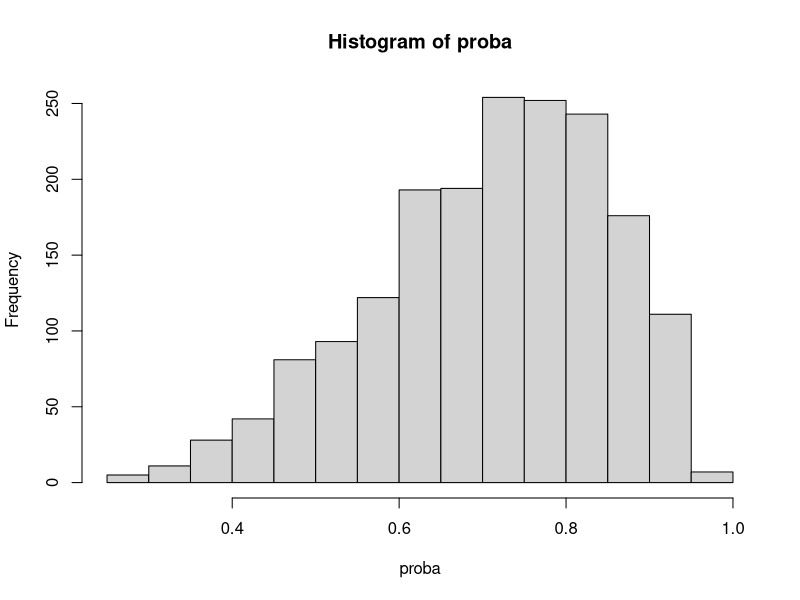
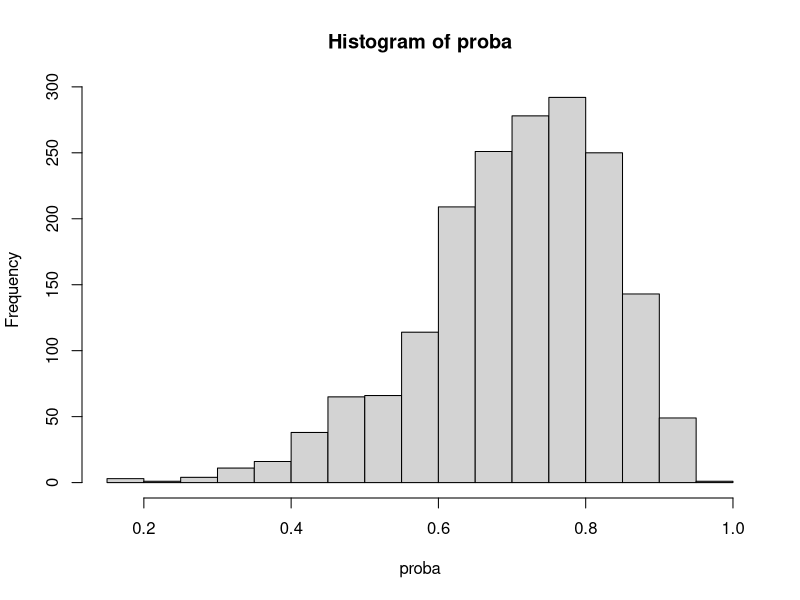
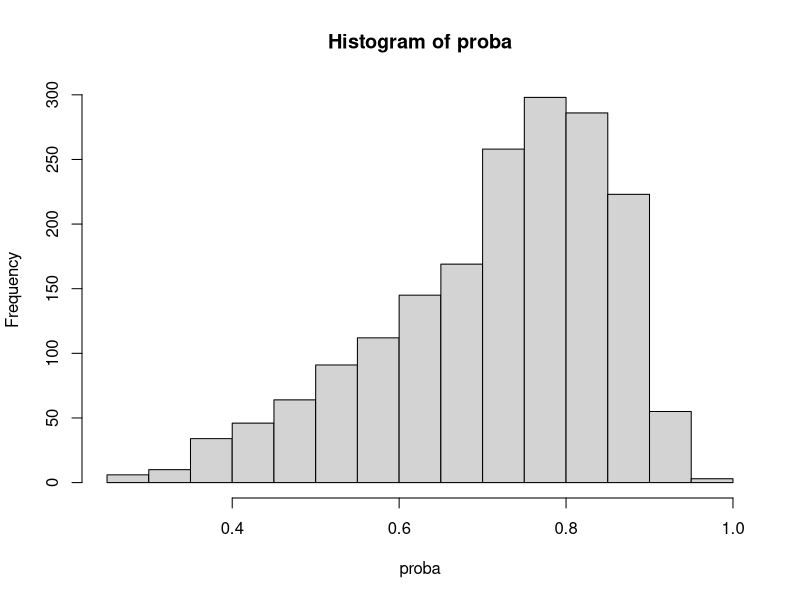
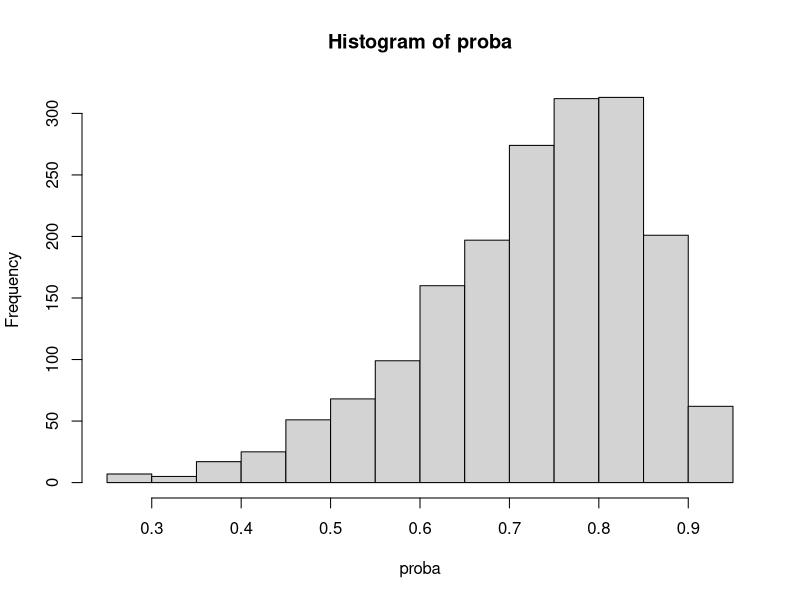
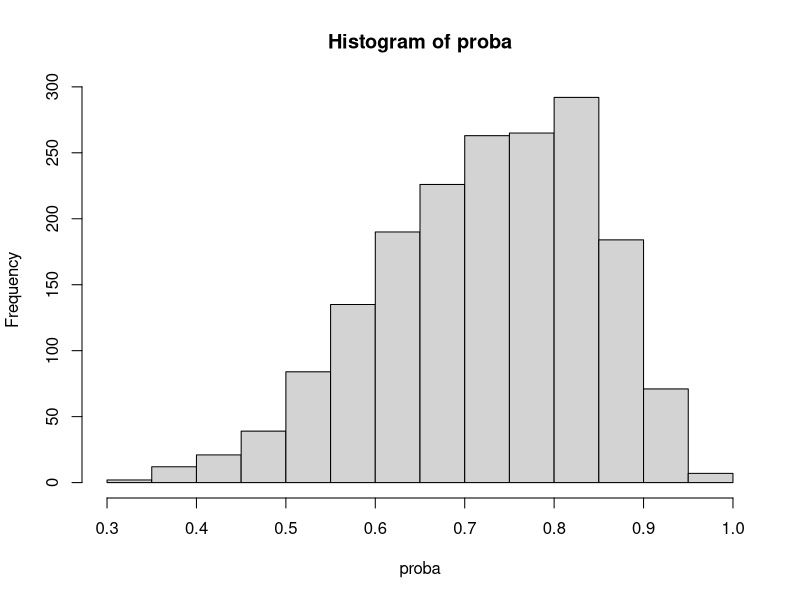
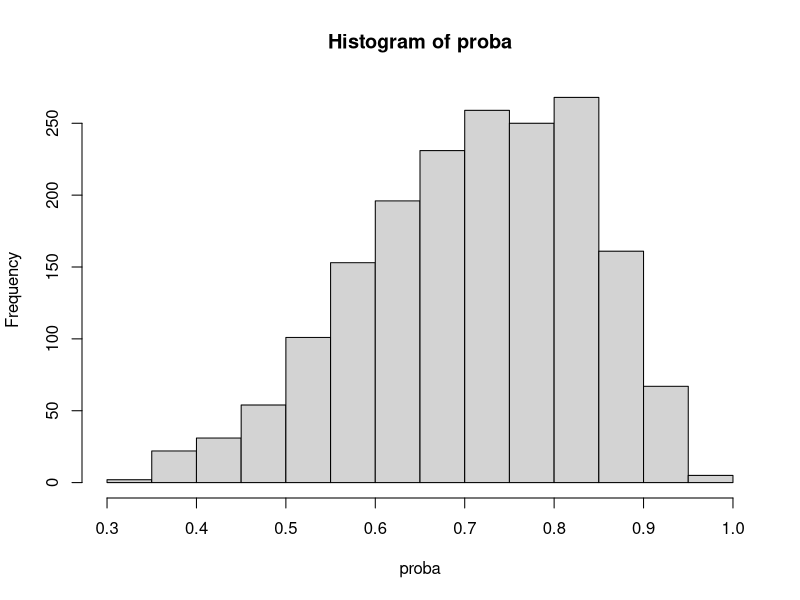
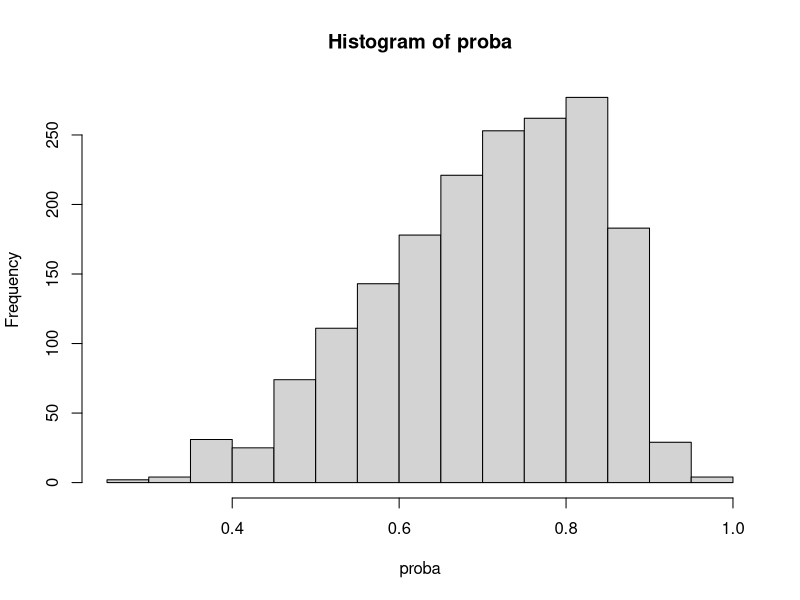
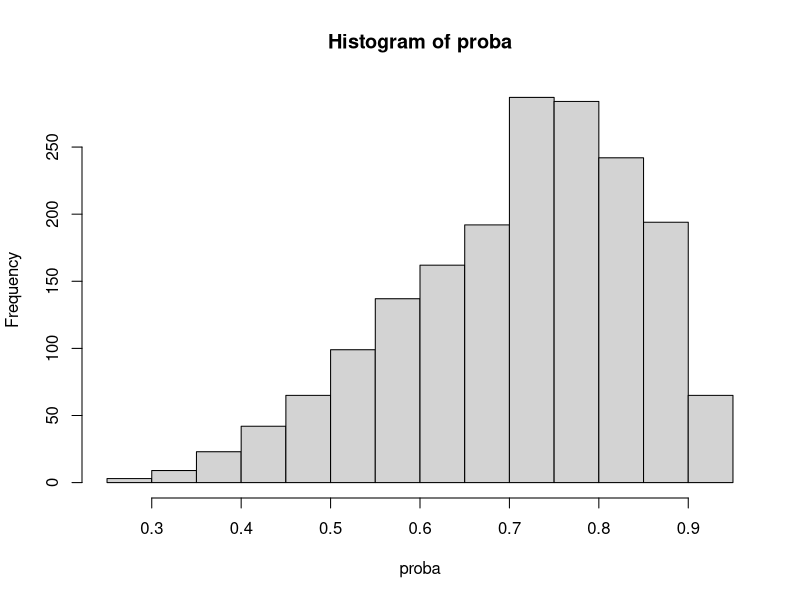

The R source for these figures, in order: (Note: a time limit stopped this script after it produced the figures.)
library(boot);

#----------------------------------------------------------------------------------------
# Default setting
#----------------------------------------------------------------------------------------

set.seed(105);
isMissing <- TRUE;
isVarying <- TRUE;
gamma1<-1;cluster<-200;unit<-10;
gamma0<-1.0;beta0<-0.25;beta1<-0.5;
sigma.a<-1;sigma.e<-1;true<-0;M<-1000;
len<-4;res1=res2=res3=res4=matrix(0,nrow=M,ncol=5)
count.res1=count.res2=count.res3=matrix(0,nrow=M,ncol=4)
var.res<-matrix(0, nrow=M, ncol=len^2)
true_parameter<-c(beta0,beta1,sigma.a,sigma.e)
vari1=vari2=vari3=est1=est2=est3=rep(0,4)

#----------------------------------------------------------------------------------------
# Function for estimating gamma
#----------------------------------------------------------------------------------------

calculate_nr <- function(old){
  w=delta*exp(-X*old); U=I=0; U.part=NULL;
  	for( i in 1: (cluster-full_cluster)){
      this_cluster<-(1:cluster)[-full_index][i]
      this_index<-which( long_cluster %in% this_cluster )

  		w.i = w[this_index]
  		U.part[i] = (length(this_index)-Obs[this_index])[1]*sum(w.i*(X-unObs_X)[this_index])/sum(w.i)
  		U = U + U.part[i];
  		I = I + (length(this_index)-Obs[this_index])[1]*(sum((-X[this_index])*w.i*(X-unObs_X)[this_index])*sum(w.i)-
        sum(w.i*(X-unObs_X)[this_index])*sum((-X[this_index])*w.i))/(sum(w.i))^2
  	}
  new = old - U/I; 
  return(c(new, U^2, I, U.part))
}

get_gamma <- function(){
    count=1; isBad=TRUE; temp=temp2=NULL; I=U.part=NULL;
    old = sum(X-unObs_X)/sum((X-unObs_X)*X);
    while( isBad ){
        count<-count+1;
        temp<-calculate_nr(old); 
        new<-calculate_nr(temp[1]);
        	if( new[2] < temp[2] ){
        		old<-temp[1];
        		if( new[2] < 10^(-15) ){
        			isBad<-FALSE;
        		}
        	}else{
        		Check<-TRUE;
        		while(Check){
        			print(":("); 
        			if(calculate_nr((old+temp[1])/2)[2] < calculate_nr(old)[2]){
        				Check<-FALSE;
        			}else{
        				old<-(old+temp[1])/2
        			}
        		}
        	}	
    }
    old = temp[1];
    I = -temp[3]; U.part = temp[4:(cluster-full_cluster+3)]; IF = sum(U.part)/I; Z=NULL;
    
    for( i in 1: (cluster-full_cluster)){
      this_cluster<-(1:cluster)[-full_index][i]
      this_index<-which( long_cluster %in% this_cluster )
      delta_i<-delta[this_index]; X_i<-X[this_index];
      alpha[i]<-(-log((length(this_index)-Obs[this_index])[1]/sum(delta_i*exp(-old*X_i))))
      est_pi[this_index]<-inv.logit(alpha[i]+old*X_i)
    }
    #est_pi = inv.logit( rep(alpha, each = unit) + old*X );
    return(c(est_pi,old));
}

#----------------------------------------------------------------------------------------
# Function for generating database and result tables
#----------------------------------------------------------------------------------------

make_data_matrix <- function(cluster,unit){
  X = matrix(runif(cluster*unit, min=-1/2,max=1/2), nrow=unit, ncol=cluster)
  a = matrix(rep(rnorm(cluster, mean=0, sd=sigma.a),each = unit), nrow=unit, ncol=cluster)

  if( isMissing ){ #True value for missing data analysis
  	proba = inv.logit(gamma0 + 0.6*a + gamma1*X); #logit probability
  	while(TRUE){
  		delta = matrix(rbinom(n=cluster*unit, size=1, prob = proba), nrow=unit, ncol=cluster)
  		if( (sum(colMeans(delta)==0)==0) ){
  			break;
  		}
  	}
  }else{
  	proba = matrix(1, nrow=unit, ncol=cluster)
  	delta = matrix(1, nrow=unit, ncol=cluster)
  }
	Y = matrix(beta0 + beta1*X + a + rnorm(cluster*unit, mean=0, sd=sigma.e), nrow=unit, ncol=cluster);
	return(list(X,Y,delta,a,proba));
}

trans <- function(vector, units, islong=FALSE){
  result_vec = c()
  cumsum_point <- c(0, cumsum(units))
  for(i in 1:length(units)){
    this_cluster <- (cumsum_point[i]+1):cumsum_point[(i+1)]
    if(islong){
      result_vec = c(result_vec, rep(sum(vector[this_cluster]), units[i]))
    }else{
      result_vec = c(result_vec, sum(vector[this_cluster]))
    }
  }
	return( result_vec )
}

old_trans <-function(vector, repe){
  result_value <- rep(colSums(matrix(vector, ncol = cluster)), each=repe)
  return(result_value)
}

res.cal <- function(result){
  BIAS = colMeans(result)[1:4]
  VAR=c(var(result[,1]),var(result[,2]),var(result[,3]),var(result[,4]) )
  M <- rbind(BIAS,VAR,sqrt(1000)*BIAS/sqrt(VAR))
  colnames(M) <- c('intercept','beta','D','sigma')
  return(M)
}

make_long_unit <- function(units){
  long_unit=c()
  for( i in 1:length(units)){
    long_unit = c(long_unit, rep(units[i], units[i]))   
  }
  return(long_unit)
}

make_long_cluster <- function(units){
  long_id=c()
  for( i in 1:length(units)){
    long_id = c(long_id, rep(i, units[i]))   
  }
  return(long_id)
}

#----------------------------------------------------------------------------------------
# Function for parameter
#----------------------------------------------------------------------------------------

get_proposed <- function(X=raw_X, Y=raw_Y, a=raw_a, WEIGHT=rep(1,length(raw_Y)), old = rep(0.3, 4)){
  len = 4
  new = rep(0, 4)
  
  class_index= c()
  class_index[1] <- 0
  class_index[2:length(a)] <- sapply(2:length(a), function(x){if(a[(x-1)] != a[x]){return(1)}else{return(0)}})
  changeing_points = c(1, which(class_index==1), (length(a)+1))
  units = diff(changeing_points)

  long_unit<-make_long_unit(units)
  
  U=matrix(0, nr=length(units), nc=len); I=matrix(0, nr=len, nc =len);
  while(TRUE){
    const_a = old[3]/(old[4]+long_unit*old[3]); #I define const_a for convenience sake.
    short_const_a = old[3]/(old[4]+units*old[3]); 
    a.hat = trans(WEIGHT*(Y-old[1]-X*old[2]), units= units, islong=TRUE);
    zeta = trans(WEIGHT*(Y-old[1]-X*old[2]), units= units)^2 - trans((WEIGHT^2-1), units= units)*old[4]
    
    U.1 = trans( (WEIGHT*(Y-old[1]-X*old[2])-const_a*a.hat), units= units)
    U.2 = trans( X*(WEIGHT*(Y-old[1]-X*old[2])-const_a*a.hat), units= units) - trans( X*(WEIGHT-1)*a.hat, units= units)/units
    U.3 = zeta - trans(WEIGHT*(Y-old[1]-X*old[2])^2, units= units)  - units*(units-1)*old[3]
    U.4 = trans(WEIGHT*(Y-old[1]-X*old[2])^2, units= units) - short_const_a*zeta - units*old[4]
    
    U = cbind(U.1, U.2, U.3, U.4)
    
    I[1,1] = sum( units*(short_const_a*units-1) )
    I[1,2] = sum( trans(WEIGHT*X, units= units)*(units*short_const_a-1) )
    I[1,3] = sum( (trans(WEIGHT*(Y-old[1]-X*old[2]), units= units))*(-units*old[4]/((old[4]+units*old[3])^2)) )
    I[1,4] = sum( (trans(WEIGHT*(Y-old[1]-X*old[2]), units= units))*units*(short_const_a^2)/old[3] )
    
    I[2,1] = sum(trans(X, units= units)*(units*short_const_a-1))
    I[2,2] = sum( X*(const_a*trans(WEIGHT*X, units= units, islong=TRUE)-(WEIGHT*X)) ) + sum( trans( X*(WEIGHT-1)*trans(WEIGHT*X, units= units, islong=TRUE), units= units)/units )
    I[2,3] = sum( (trans(WEIGHT*(Y-old[1]-X*old[2]), units= units))*(trans(X, units= units))*(-old[4]/((old[4]+units*old[3])^2)) );
    I[2,4] = sum( (trans(WEIGHT*(Y-old[1]-X*old[2]), units= units))*(trans(X, units= units))*((short_const_a^2)/old[3]) );
    
    I[3,1] = 2*sum( trans(WEIGHT*(Y-old[1]-X*old[2]), units= units)*(1-units) );
    I[3,2] = 2*sum( -trans(WEIGHT*(Y-old[1]-X*old[2]), units= units)*trans(WEIGHT*X, units= units) + trans(WEIGHT*(Y-old[1]-X*old[2])*X, units= units));
    I[3,3] = sum( -units*(units-1) );
    I[3,4] = sum( -trans(WEIGHT^2-1, units= units) );
    
    I[4,1] = 2*sum( trans(WEIGHT*(Y-old[1]-X*old[2]), units= units)*(units*short_const_a-1) );
    I[4,2] = 2*sum( trans(WEIGHT*(Y-old[1]-X*old[2]), units= units)*trans(WEIGHT*X, units= units)*(short_const_a) - trans(WEIGHT*(Y-old[1]-X*old[2])*X, units= units) );
    I[4,3] = sum( zeta*(-old[4]/(old[4]+units*old[3])^2) );
    I[4,4] = sum( zeta*(short_const_a^2)/old[3] + short_const_a*trans((WEIGHT^2-1), units= units) - units );
    
    new = old - solve(I)%*%colSums(U);
    error=sum((new-old)^2); old=new;
    print(error)
    if( error<10^-8 ){
      vari = (solve(I)%*%var(U)%*%t(solve(I)))*cluster		
      break;
    }
  }
  
  return(list(old, vari))
}

#----------------------------------------------------------------------------------------
# Simulation
#----------------------------------------------------------------------------------------

for(k in 1:M){
  
  #-----------------------------------------------------------------------
  # generating data
  #-----------------------------------------------------------------------
  
  isPASS<-TRUE
  while(isPASS){
  isPASS<-FALSE
  raw = make_data_matrix(cluster,unit);
  raw_matrix<-sapply(raw,c);    
  if( isVarying ){
    units<-rbinom(cluster, unit, 0.9) #subset of raw matrix
    subset_index<-c();
    for(j in 1:cluster){
      cluster_index = ((j-1)*unit+1):((j-1)*unit+units[j])
      subset_index <- c(subset_index, cluster_index)
	if( sum(raw_matrix[cluster_index,3]) == 0 ){
		isPASS<-TRUE
		break;
	}
    }
    raw_matrix<-raw_matrix[subset_index,]
  }else{
    units<-rep(unit, cluster) #subset of raw matrix
  }
  long_cluster<-make_long_cluster(units)
  }

  #X=Y=delta=a=NULL;	
  X=raw_X=raw_matrix[,1]; Y=raw_Y=raw_matrix[,2];
  delta=raw_delta=raw_matrix[,3]; a=raw_a=raw_matrix[,4];
  proba=raw_proba=raw_matrix[,5]; raw_long_cluster=long_cluster
  hist(proba)
  
  #-----------------------------------------------------------------------
  # estimating gamma
  #-----------------------------------------------------------------------
  
  if( isMissing ){
      # raw_* stands for real data and variables without 'raw_' prefix are for gamma calculation
      if ( sum( tapply(raw_delta, long_cluster, FUN=sum) == units ) > 0 ) {
      	full_index = which( tapply(raw_delta, long_cluster, FUN=sum) == units )
      	full_cluster = length(full_index);
        del_full_cluster = which( long_cluster %in% full_index );
      	X<-raw_X[-del_full_cluster]; a<-raw_a[-del_full_cluster];
        delta<-raw_delta[-del_full_cluster]; Y<-raw_Y[-del_full_cluster];
        long_cluster<-long_cluster[-del_full_cluster]
      }else{
        full_cluster<-0;
      }
    	Obs = unObs_X = item = Obs_X = rep(0,length(X)); alpha= NULL;
    	for( i in 1:(cluster-full_cluster) ){
        this_cluster<-(1:cluster)[-full_index][i]
        this_index<-which( long_cluster %in% this_cluster )
    		delta_i<-delta[this_index]; X_i<-X[this_index];
    		Obs[this_index]<-sum(delta_i); #r_i
    		unObs_X[this_index]<-rep(sum((1-delta_i)*X_i)/sum(1-delta_i), each=length(this_index));
    		Obs_X[this_index]<-rep(sum(delta_i*X_i)/sum(delta_i), each=length(this_index));
    	}
    	#item = X-Obs_X;
      est_pi = rep(0,length(X));
      fit_gamma = get_gamma()
      est_pi = fit_gamma[1:(length(fit_gamma)-1)]
      
      proba=c()
      if ( sum( tapply(raw_delta, raw_long_cluster, FUN=sum) == units ) > 0 ) {
      	proba=rep(1,length(raw_X));
      	proba[c(-del_full_cluster)] = as.vector(est_pi);
      }else{
      	proba = est_pi;
      }
  }
  
  X=raw_X; a=raw_a; delta=raw_delta; Y=raw_Y; WEIGHT=raw_delta/proba;
  X.obs=X[delta==1]; a.obs=a[delta==1]; delta.obs=delta[delta==1]; Y.obs=Y[delta==1];
  
  #-----------------------------------------------------------------------
  # full cases
  #-----------------------------------------------------------------------
  
  fit.full = get_proposed(X = raw_X, Y=raw_Y, a=raw_a, WEIGHT = rep(1, length(raw_Y)), old = true_parameter)
  est1 = fit.full[[1]]
  vari1 = sqrt(diag(fit.full[[2]]))
  
  #-----------------------------------------------------------------------
  # complete cases
  #-----------------------------------------------------------------------
  
  fit.complete = get_proposed(X = X.obs, Y=Y.obs, a=a.obs, WEIGHT = rep(1, length(Y.obs)), old = true_parameter)
  est2 = fit.complete[[1]]
  vari2 = sqrt(diag(fit.complete[[2]]))
  
  #-----------------------------------------------------------------------
  # proposed cases
  #-----------------------------------------------------------------------
  
  fit.proposed = get_proposed(X=X, Y=Y, a=a, WEIGHT=WEIGHT, old = est2)
  est3 = fit.proposed[[1]]
  vari3 = sqrt(diag(fit.proposed[[2]]))

count.res1[k,] = as.numeric( (est1 + qnorm(0.025)*vari1-true_parameter)*(est1 - qnorm(0.025)*vari1-true_parameter) < 0 );
count.res2[k,] = as.numeric( (est2 + qnorm(0.025)*vari2-true_parameter)*(est2 - qnorm(0.025)*vari2-true_parameter) < 0 );
count.res3[k,] = as.numeric( (est3 + qnorm(0.025)*vari3-true_parameter)*(est3 - qnorm(0.025)*vari3-true_parameter) < 0 );

res1[k,] = c(est1-true_parameter, mean(delta))
res2[k,] = c(est2-true_parameter, mean(delta))
res3[k,] = c(est3-true_parameter, mean(delta))

var.res[k,] = as.vector(vari3)
}

colMeans(count.res1)
colMeans(count.res2)
colMeans(count.res3)

res.cal(res1);
res.cal(res2);
res.cal(res3);

T = matrix(colMeans(var.res^2), nr=4)
cluster;unit;gamma1;

var(res3[,1:4])/T[1:4,1:4] #Check the ratio between simulation variance and estimates
print('mar')
#filename = paste(Sys.time(),"_CSNI",".RData", sep="")
#save.image(file = filename)



library("xtable")
Bias = rbind(res.cal(res1)[1,],res.cal(res2)[1,],res.cal(res3)[1,])*1000
Variance = rbind(res.cal(res1)[2,],res.cal(res2)[2,],res.cal(res3)[2,])*1000
CP = rbind(colMeans(count.res1),colMeans(count.res2),colMeans(count.res3))*1000

DF<-data.frame(t(Bias),t(Variance),t(CP))
colnames(DF) =c("FULL","COMP","PROP","FULL","COMP","PROP","FULL","COMP","PROP") 
xtable(DF, digits=c(rep(1,7),rep(0,3)), display=c(rep("f",7),rep("f",3)), align=rep("c",10))

cluster;unit;isVarying
